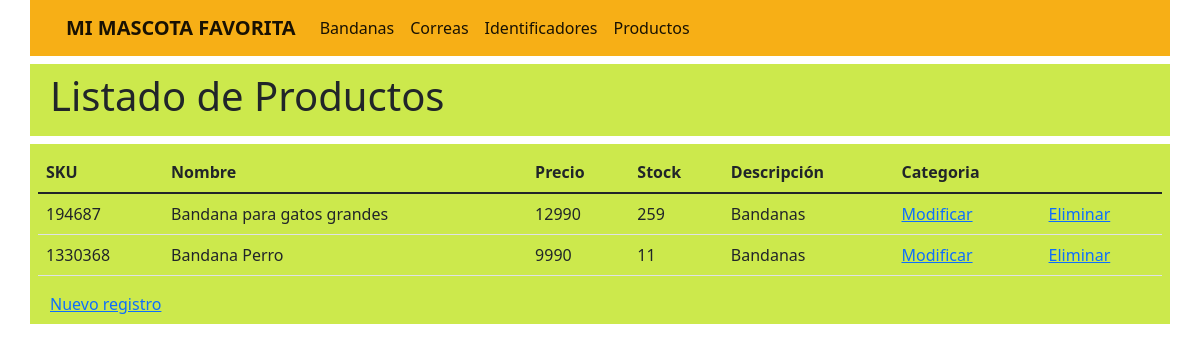
Before: /productos.html with the older database file.
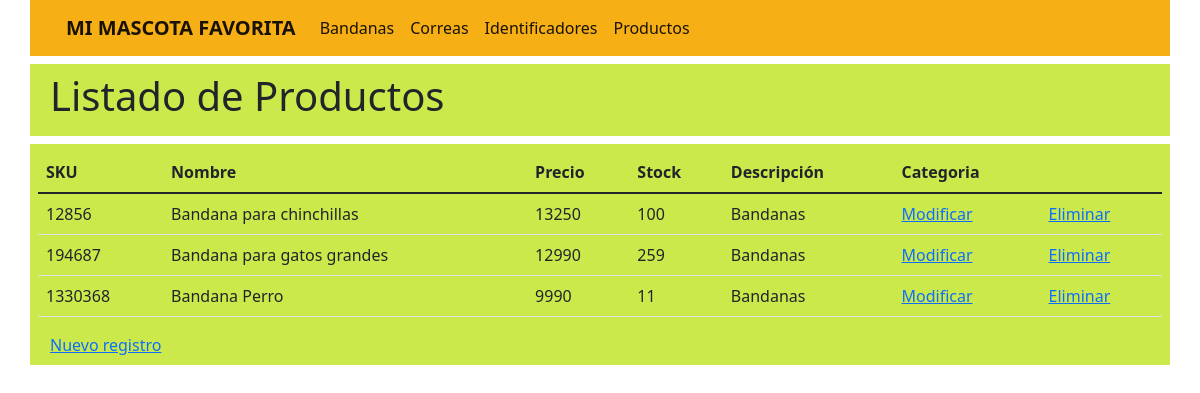
After: the same page with the newer database file.
### core/models.py (models this page shows, shortened)
class Producto(models.Model):
    sku = models.IntegerField(primary_key=True, verbose_name='sku')
    nombre = models.CharField(max_length=40, verbose_name='nombre')
    precio = models.IntegerField(verbose_name='Precio')
    stock = models.IntegerField(verbose_name='Stock')
    descripcion = models.CharField(max_length=100, null=True, blank=True, verbose_name='descripcion')
    categoria = models.ForeignKey(Categoria, on_delete=models.CASCADE)

class Categoria(models.Model):
    idCategoria = models.IntegerField(primary_key=True, verbose_name='Id de categoria')
    nombreCategoria = models.CharField(max_length=50, verbose_name="Nombre categoria")

### core/views.py (the view)
# urls.py: path('productos.html', productos, name="productos"),
def productos(request):
    productos = Producto.objects.all()
    datos = {
        'productos': productos
    }
    return render(request, 'core/productos.html', datos)

### core/templates/core/productos.html (shortened to what this page needs)
<!DOCTYPE html>
<html lang="es">
  <head>
    <link
      href="https://cdn.jsdelivr.net/npm/bootstrap@5.1.3/dist/css/bootstrap.min.css"
      rel="stylesheet"
    />
  </head>
  <div
    class="container-lg adornartexto"
    style="background-color: rgba(247, 172, 11, 0.952)"
  >
    <div class="row">
      <nav class="navbar navbar-expand-lg navbar-light">
        <div class="container-lg">
          <a class="navbar-brand" href="index.html"
            ><b>MI MASCOTA FAVORITA</b></a
          >
          <div class="collapse navbar-collapse" id="navbarSupportedContent">
            <ul class="navbar-nav me-auto mb-2 mb-lg-0">
              <li class="nav-item">
                <a
                  class="nav-link active"
                  aria-current="page"
                  href="bandanas.html"
                  >Bandanas</a>
              </li>
              <li class="nav-item">
                <a
                  class="nav-link active"
                  aria-current="page"
                  href="correas.html"
                  >Correas</a>
              </li>
              <li class="nav-item">
                <a
                  class="nav-link active"
                  aria-current="page"
                  href="identificadores.html"
                  >Identificadores</a>
              </li>
              <li class="nav-item">
                <a
                  class="nav-link active"
                  aria-current="page"
                  href="productos.html"
                  >Productos</a>
              </li>
            </ul>
          </div>
        </div>
      </nav>
    </div>
  </div>
  <div class="container-lg" style="background-color: rgba(191, 228, 29, 0.788)">
    <div class="row align-items-center mt-2 p-2">
        <h1>Listado de Productos</h1>
    </div>
  </div>
  <body>
    <div class="container-lg" style="background-color: rgba(191, 228, 29, 0.788)">
        <div class="row align-items-center mt-2 p-2">
            <table class="table">
              <thead>
                <tr>
                  <th scope="col">SKU</th>
                  <th scope="col">Nombre</th>
                  <th scope="col">Precio</th>
                  <th scope="col">Stock</th>
                  <th scope="col">Descripción</th>
                  <th scope="col">Categoria</th>
                </tr>
              </thead>
                <tbody>
                  {% for prod in productos %}
                  <tr>
                    <td>{{prod.sku}}</td>
                    <td>{{prod.nombre}}</td>
                    <td>{{prod.precio}}</td>
                    <td>{{prod.stock}}</td>
                    <td>{{prod.categoria.nombreCategoria}}</td>
                    <td><a href="{% url 'form_mod_producto' prod.sku %}">Modificar</a></td>
                    <td><a href="{% url 'form_del_producto' prod.sku %}">Eliminar</a></td>
                  </tr>
                  {% endfor %}
                </tbody>
            </table>
            <a href="{% url 'form_producto' %}">Nuevo registro</a>
        </div>
    </div>
  </body>
</html>

Changed rows visible on the page:
added Producto: sku "12856", nombre "Bandana para chinchillas", precio "13250", stock "100", categoria.nombreCategoria "Bandanas"
